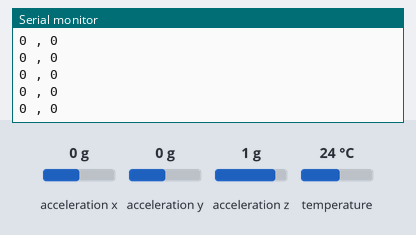
Bench run of a sketch on a simulated Arduino Nano 33 BLE. On the bench: the last lines printed to the serial monitor. The test bench sets the inputs (shaded band); at power-on: acceleration x 0 g, temperature 24 °C, acceleration y 0 g, acceleration z 1 g.

Above: at 1.2 s.
1.3 s: acceleration x set to 0.8 g
At 1.48 s:
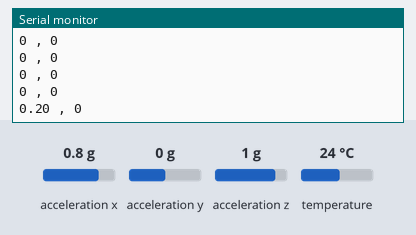
2.8 s: temperature set to 33 °C
At 2.86 s:
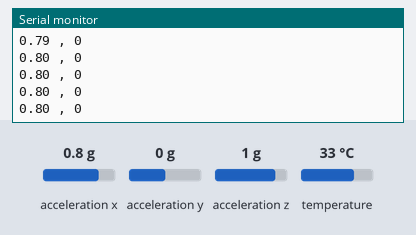
4.3 s: acceleration x set to -1.4 g
At 4.38 s:
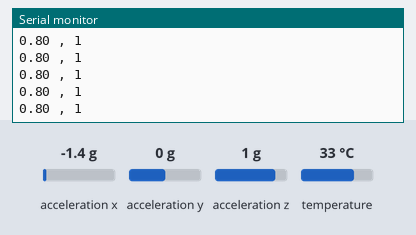
Timing chart, 0 to 7.3 s (numbered marks = the images above; inputs shaded):
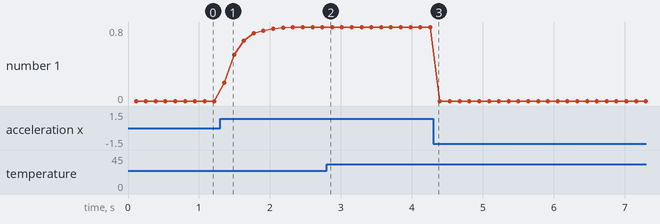

The sketch:

BLE_TempAccel.ino
```cpp
#include <Arduino_LSM9DS1.h>
#include <Arduino_APDS9960.h>
#include <Arduino_HTS221.h>


// Number of samples for averaging
const int numSamples = 10;
// Alpha value for the exponential moving average filter (0 < alpha <= 1)
const float alpha = 0.5;

// Variables for the filter
float xFiltered = 0;
float y, z;
int proximityThreshold = 0.002;  // Set based on your testing

void setup() {
  Serial.begin(9600);
  while (!Serial);

  if (!IMU.begin()) {
    Serial.println("Failed to initialize IMU!");
    while (1);
  }

  if (!APDS.begin()) {
    Serial.println("Failed to initialize APDS9960 sensor!");
    while (1);
  }

  if (!HTS.begin()) {
    Serial.println("Failed to initialize humidity temperature sensor!");
    while (1);
  }

  Serial.println("IMU initialized!");
}

void loop() {
  float xSum = 0;
  float xAverage, x, y, z;

  // Averaging
  for (int i = 0; i < numSamples; i++) {
    if (IMU.accelerationAvailable()) {
      IMU.readAcceleration(x, y, z);
      xSum += x;
    }
    delay(10);  // Short delay between samples
  }

  xAverage = xSum / numSamples;

  // Exponential moving average filter
  xFiltered = alpha * xAverage + (1 - alpha) * xFiltered;

//  Serial.print("Filtered X-Axis Acceleration: ");
  if (xFiltered > 0) {
    Serial.print(xFiltered);
  } else {
    // Presumably, you might want to handle non-positive values differently or just print them.
    // As it stands, your 'else' clause does the same thing as the 'if' part.
    // Adjust based on your needs. For now, it will just print the value as is.
    Serial.print(0);
  }


  // Read temperature
  float temperature = HTS.readTemperature();
  Serial.print(" , ");
  Serial.println(temperature > 28.3 ? 1 : 0);


  delay(20);  // Update rate in milliseconds
}
```

Measured:
- after the input at 1.3 s, the serial monitor: prints a new line after 0.06 s (image 1)
- plotted number 1: 0 → 0.8 after the input at 1.3 s
